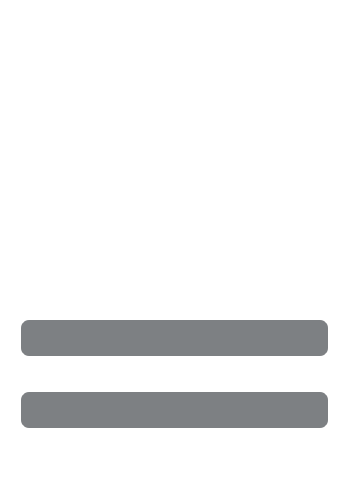
<?xml version="1.0" encoding="UTF-8"?>
<ui version="4.0">
 <class>GenLoginView</class>
 <widget class="QWidget" name="GenLoginView">
  <property name="geometry">
   <rect>
    <x>0</x>
    <y>0</y>
    <width>360</width>
    <height>490</height>
   </rect>
  </property>
  <property name="sizePolicy">
   <sizepolicy hsizetype="Expanding" vsizetype="Expanding">
    <horstretch>0</horstretch>
    <verstretch>0</verstretch>
   </sizepolicy>
  </property>
  <property name="windowTitle">
   <string>Form</string>
  </property>
  <property name="styleSheet">
   <string notr="true">background: transparent;</string>
  </property>
  <widget class="QWidget" name="verticalLayoutWidget">
   <property name="geometry">
    <rect>
     <x>-1</x>
     <y>-1</y>
     <width>371</width>
     <height>511</height>
    </rect>
   </property>
   <layout class="QVBoxLayout" name="verticalLayout">
    <property name="bottomMargin">
     <number>40</number>
    </property>
    <item>
     <spacer name="verticalSpacer">
      <property name="orientation">
       <enum>Qt::Vertical</enum>
      </property>
      <property name="sizeHint" stdset="0">
       <size>
        <width>20</width>
        <height>40</height>
       </size>
      </property>
     </spacer>
    </item>
    <item>
     <layout class="QVBoxLayout" name="verticalLayout_3">
      <item>
       <layout class="QHBoxLayout" name="horizontalLayout_6">
        <property name="leftMargin">
         <number>10</number>
        </property>
        <item>
         <widget class="QLabel" name="userName">
          <property name="styleSheet">
           <string notr="true">background: transparent;
color: rgb(255, 255, 255);</string>
          </property>
          <property name="text">
           <string>Email:</string>
          </property>
         </widget>
        </item>
        <item>
         <spacer name="horizontalSpacer_3">
          <property name="orientation">
           <enum>Qt::Horizontal</enum>
          </property>
          <property name="sizeHint" stdset="0">
           <size>
            <width>40</width>
            <height>20</height>
           </size>
          </property>
         </spacer>
        </item>
       </layout>
      </item>
      <item>
       <layout class="QHBoxLayout" name="horizontalLayout_7">
        <property name="leftMargin">
         <number>20</number>
        </property>
        <item>
         <widget class="QLineEdit" name="userEditCtrl">
          <property name="sizePolicy">
           <sizepolicy hsizetype="Expanding" vsizetype="Fixed">
            <horstretch>2</horstretch>
            <verstretch>0</verstretch>
           </sizepolicy>
          </property>
          <property name="minimumSize">
           <size>
            <width>240</width>
            <height>40</height>
           </size>
          </property>
          <property name="styleSheet">
           <string notr="true">color: rgb(255, 255, 255);
border: 2px solid white;
border-radius: 10px;
padding: 0 8px;
background: rgb(125, 128, 131);
selection-background-color: rgb(39, 39, 44);
</string>
          </property>
          <property name="inputMethodHints">
           <set>Qt::ImhEmailCharactersOnly|Qt::ImhNoPredictiveText</set>
          </property>
          <property name="maxLength">
           <number>64</number>
          </property>
         </widget>
        </item>
        <item>
         <spacer name="horizontalSpacer_6">
          <property name="orientation">
           <enum>Qt::Horizontal</enum>
          </property>
          <property name="sizeHint" stdset="0">
           <size>
            <width>40</width>
            <height>20</height>
           </size>
          </property>
         </spacer>
        </item>
       </layout>
      </item>
     </layout>
    </item>
    <item>
     <layout class="QVBoxLayout" name="verticalLayout_4">
      <item>
       <layout class="QHBoxLayout" name="horizontalLayout_8">
        <property name="leftMargin">
         <number>10</number>
        </property>
        <item>
         <widget class="QLabel" name="password">
          <property name="styleSheet">
           <string notr="true">background: transparent;
color: rgb(255, 255, 255);</string>
          </property>
          <property name="text">
           <string>Password:</string>
          </property>
         </widget>
        </item>
        <item>
         <spacer name="horizontalSpacer_4">
          <property name="orientation">
           <enum>Qt::Horizontal</enum>
          </property>
          <property name="sizeHint" stdset="0">
           <size>
            <width>40</width>
            <height>20</height>
           </size>
          </property>
         </spacer>
        </item>
       </layout>
      </item>
      <item>
       <layout class="QHBoxLayout" name="horizontalLayout_9">
        <property name="leftMargin">
         <number>20</number>
        </property>
        <item>
         <widget class="QLineEdit" name="passEditCtrl">
          <property name="sizePolicy">
           <sizepolicy hsizetype="Expanding" vsizetype="Fixed">
            <horstretch>2</horstretch>
            <verstretch>0</verstretch>
           </sizepolicy>
          </property>
          <property name="minimumSize">
           <size>
            <width>240</width>
            <height>40</height>
           </size>
          </property>
          <property name="styleSheet">
           <string notr="true">color: rgb(255, 255, 255);
border: 2px solid white;
border-radius: 10px;
padding: 0 8px;
background: rgb(125, 128, 131);
selection-background-color: rgb(39, 39, 44);
</string>
          </property>
          <property name="inputMethodHints">
           <set>Qt::ImhHiddenText|Qt::ImhNoAutoUppercase|Qt::ImhNoPredictiveText</set>
          </property>
          <property name="maxLength">
           <number>64</number>
          </property>
          <property name="echoMode">
           <enum>QLineEdit::Password</enum>
          </property>
         </widget>
        </item>
        <item>
         <spacer name="horizontalSpacer_5">
          <property name="orientation">
           <enum>Qt::Horizontal</enum>
          </property>
          <property name="sizeHint" stdset="0">
           <size>
            <width>40</width>
            <height>20</height>
           </size>
          </property>
         </spacer>
        </item>
       </layout>
      </item>
     </layout>
    </item>
    <item>
     <spacer name="verticalSpacer_2">
      <property name="orientation">
       <enum>Qt::Vertical</enum>
      </property>
      <property name="sizeType">
       <enum>QSizePolicy::Preferred</enum>
      </property>
      <property name="sizeHint" stdset="0">
       <size>
        <width>20</width>
        <height>40</height>
       </size>
      </property>
     </spacer>
    </item>
   </layout>
  </widget>
 </widget>
 <resources/>
 <connections/>
</ui>
